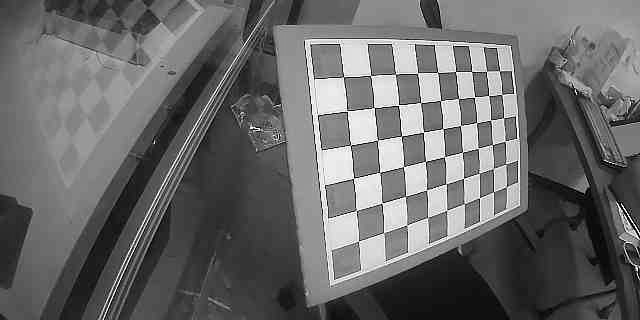
#> input picture camera_package/camera_package/user_interface/camera_images/0.jpg, 640 x 320 px; its folder holds only this picture in this run
$ python camera_calibration.py
#> lines starting #> are read from the running program, lines starting #| are printed output that depends on the picture; after the words box and inside, x2 and y2 are one past the last pixel; in counts of white or black regions, pixels touching at a corner belong together; long printed decimals are rounded
import cv2
import numpy as np
import os
import glob
# 체커보드의 차원 정의
CHECKERBOARD = (6,9) # 체커보드 행과 열당 내부 코너 수
criteria = (cv2.TERM_CRITERIA_EPS + cv2.TERM_CRITERIA_MAX_ITER, 30, 0.001)
# 각 체커보드 이미지에 대한 3D 점 벡터를 저장할 벡터 생성
objpoints = []
# 각 체커보드 이미지에 대한 2D 점 벡터를 저장할 벡터 생성
imgpoints = []
# 3D 점의 세계 좌표 정의
objp = np.zeros((1, CHECKERBOARD[0] * CHECKERBOARD[1], 3), np.float32)
objp[0,:,:2] = np.mgrid[0:CHECKERBOARD[0], 0:CHECKERBOARD[1]].T.reshape(-1, 2)
prev_img_shape = None
# 주어진 디렉터리에 저장된 개별 이미지의 경로 추출
images = glob.glob('./camera_images/*.jpg')
for fname in images:
    print(fname)
    img = cv2.imread(fname)
#> img is the input picture: shape (320, 640, 3); min 0, max 255, mean 104
    # 그레이 스케일로 변환
    gray = cv2.cvtColor(img,cv2.COLOR_BGR2GRAY)
    # 체커보드 코너 찾기
    # 이미지에서 원하는 개수의 코너가 발견되면 ret = true
    ret, corners = cv2.findChessboardCorners(gray,
                                             CHECKERBOARD,
                                             cv2.CALIB_CB_ADAPTIVE_THRESH + cv2.CALIB_CB_FAST_CHECK + cv2.CALIB_CB_NORMALIZE_IMAGE)
#> ret = True; corners = 54 rows, first 8: [359, 243.5], [356.5, 210.4], [353.6, 178.3], [350.2, 145.5], [347.4, 111.3], [343.5, 76.82], [383.4, 232.7], [381.9, 202.9]
    # 원하는 개수의 코너가 감지되면,
    # 픽셀 좌표 미세조정 -> 체커보드 이미지 표시
    if ret == True:
        objpoints.append(objp)
        # 주어진 2D 점에 대한 픽셀 좌표 미세조정
        corners2 = cv2.cornerSubPix(gray, corners, (11,11),(-1,-1), criteria)
#> corners2 = 54 rows, first 8: [358.5, 241.3], [355.5, 210.7], [353.7, 178.4], [350.4, 145.3], [346.6, 111.3], [343.3, 76.82], [383.5, 232.7], [381.7, 203.5]
        imgpoints.append(corners2)
        # 코너 그리기 및 표시
        img = cv2.drawChessboardCorners(img, CHECKERBOARD, corners2, ret)
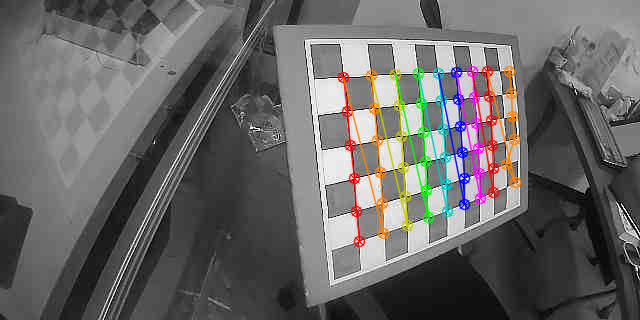
#> img: shape (320, 640, 3); 5.28% of pixels changed, all inside (x1, y1, x2, y2) = (337, 65, 522, 248)
    cv2.imshow('img',img)
    cv2.waitKey(0)

cv2.destroyAllWindows()
h,w = img.shape[:2] # 320, 640
#> h = 320; w = 640
# 알려진 3D 점(objpoints) 값과 감지된 코너의 해당 픽셀 좌표(imgpoints) 전달, 카메라 캘리브레이션 수행
print("Calibrating...")
ret, mtx, dist, rvecs, tvecs = cv2.calibrateCamera(objpoints, imgpoints, gray.shape[::-1], None, None)
#> ret = 1.59; mtx = [[538.4, 0, 282.5], [0, 558.8, 156.7], [0, 0, 1]]; dist = [[-1.49, -6.08, -0.0301, 0.19, 30.14]]; rvecs = ([0.456, -0.322, -1.67],); tvecs = ([2.33, 2.63, 17.07],)

print("ret")
print(ret)
#| 1.590

print("mtx")
print(mtx)
#| [[538.379   0.         282.482]
#|  [  0.         558.839 156.661]
#|  [  0.           0.           1.        ]]

print("dist")
print(dist)
#| [[-1.49199655e+00 -6.07970945e+00 -3.00536982e-02  1.89952229e-01
#|    3.01381579e+01]]

# [5 lines of commented-out code are left out]

$ run again, on camera_package/camera_package/user_interface/camera_images/12.jpg
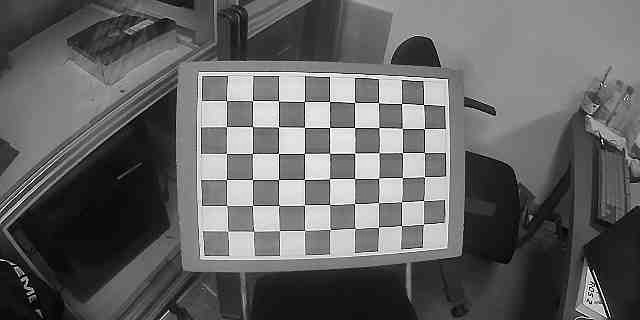
#> input picture camera_package/camera_package/user_interface/camera_images/12.jpg, 640 x 320 px
#> img is the input picture: shape (320, 640, 3); min 0, max 255, mean 99
#> `ret, corners = cv2.findChessboardCorners(gray, CHECKERBOARD, cv2.CALIB..`: ret = True; corners = 54 rows, first 8: [227.8, 231.5], [226.8, 205.4], [226.3, 179.5], [226.4, 153.3], [226.4, 126.8], [226.7, 100.8], [253.7, 231.3], [252.5, 205.4]
#> corners2 = 54 rows, first 8: [227.6, 231.1], [226.7, 205.5], [226.4, 179.5], [226.5, 153.4], [226.5, 126.6], [226.6, 100.6], [253.6, 231.2], [252.5, 205.5]
#> `img = cv2.drawChessboardCorners(img, CHECKERBOARD, corners2, ret)`:
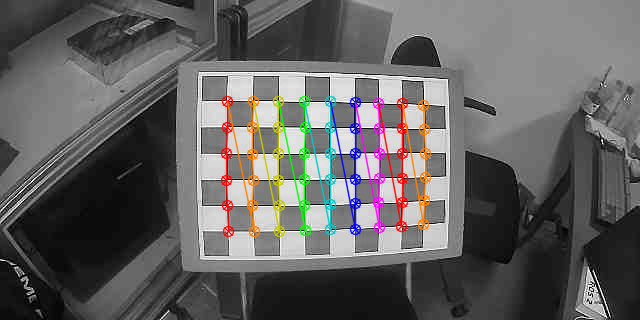
#> img: shape (320, 640, 3); 5.11% of pixels changed, all inside (x1, y1, x2, y2) = (220, 95, 432, 238)
#> `ret, mtx, dist, rvecs, tvecs = cv2.calibrateCamera(objpoints, imgpoint..`: ret = 0.267; mtx = [[242, 0, 297.9], [0, 243.4, 147.9], [0, 0, 1]]; dist = [[-0.086, -0.11, -0.00645, 0.0153, 0.0638]]; rvecs = ([0.0724, -0.1, -1.57],); tvecs = ([-2.73, 3.2, 8.98],)
#| 0.2666
#| [[241.987    0.         297.927 ]
#|  [  0.         243.389 147.866]
#|  [  0.           0.           1.        ]]
#| [[-0.08598 -0.1096 -0.006454  0.01531  0.06385]]

$ run again, on camera_package/camera_package/user_interface/camera_images/13.jpg
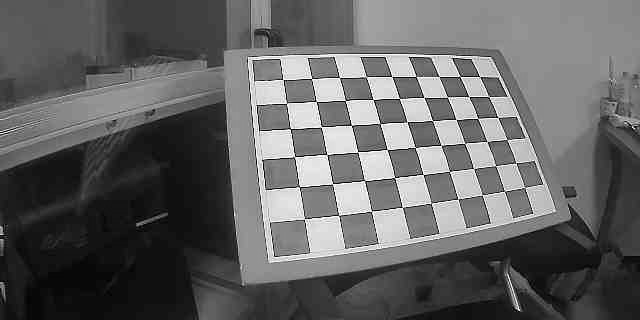
#> input picture camera_package/camera_package/user_interface/camera_images/13.jpg, 640 x 320 px
#> img is the input picture: shape (320, 640, 3); min 0, max 255, mean 98.8
#> `ret, corners = cv2.findChessboardCorners(gray, CHECKERBOARD, cv2.CALIB..`: ret = True; corners = 54 rows, first 8: [304.3, 219.1], [299.6, 186.8], [294.4, 156.4], [290.5, 128.8], [286.5, 103.4], [282.7, 79.58], [338.4, 215.5], [332.6, 183.6]
#> corners2 = 54 rows, first 8: [304.7, 219.1], [299.4, 187], [294.8, 157.1], [290.3, 128.6], [286.4, 103.3], [282.7, 79.4], [338.5, 215.2], [332.7, 184.2]
#> `img = cv2.drawChessboardCorners(img, CHECKERBOARD, corners2, ret)`:
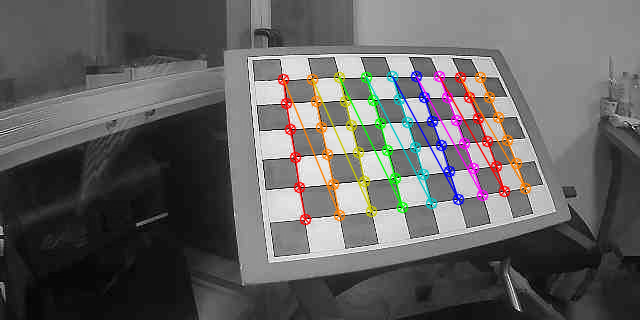
#> img: shape (320, 640, 3); 5.17% of pixels changed, all inside (x1, y1, x2, y2) = (277, 70, 532, 226)
#> `ret, mtx, dist, rvecs, tvecs = cv2.calibrateCamera(objpoints, imgpoint..`: ret = 0.238; mtx = [[352.2, 0, 310.5], [0, 340.8, 156], [0, 0, 1]]; dist = [[-0.24, -0.0406, -0.00612, 0.00576, 0.128]]; rvecs = ([-0.199, -0.484, -1.66],); tvecs = ([-0.171, 1.84, 9.79],)
#| 0.2385
#| [[352.196   0.         310.527]
#|  [  0.         340.778 155.973]
#|  [  0.           0.           1.        ]]
#| [[-0.2403 -0.04061  -0.006119  0.005758  0.1284]]

$ run again, on camera_package/camera_package/user_interface/camera_images/14.jpg
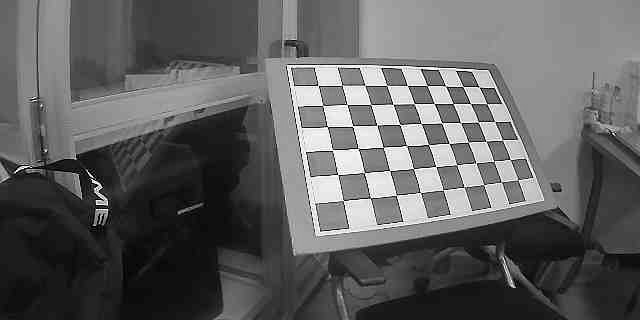
#> input picture camera_package/camera_package/user_interface/camera_images/14.jpg, 640 x 320 px
#> img is the input picture: shape (320, 640, 3); min 0, max 255, mean 95.6
#> `ret, corners = cv2.findChessboardCorners(gray, CHECKERBOARD, cv2.CALIB..`: ret = True; corners = 54 rows, first 8: [343.5, 200.6], [337.9, 174.6], [332.5, 150], [327.5, 126.7], [322.5, 105.2], [318, 85.48], [370.5, 198.1], [364.6, 172.8]
#> corners2 = 54 rows, first 8: [343.4, 200.7], [337.5, 174.4], [332.4, 150.2], [327.2, 126.5], [322.7, 105.6], [318.1, 85.35], [370.4, 197.7], [364.2, 172.7]
#> `img = cv2.drawChessboardCorners(img, CHECKERBOARD, corners2, ret)`:
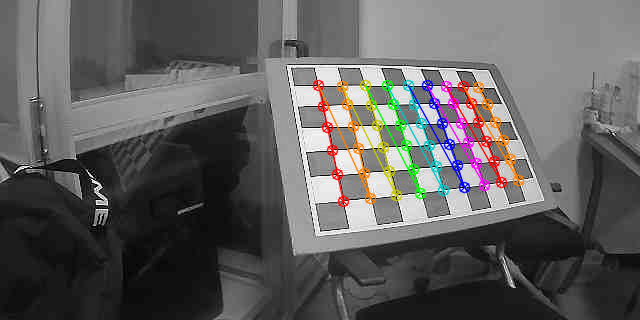
#> img: shape (320, 640, 3); 4.58% of pixels changed, all inside (x1, y1, x2, y2) = (312, 79, 525, 208)
#> `ret, mtx, dist, rvecs, tvecs = cv2.calibrateCamera(objpoints, imgpoint..`: ret = 0.28; mtx = [[299.4, 0, 271], [0, 256.4, 105.2], [0, 0, 1]]; dist = [[-0.139, -0.103, 0.0247, 0.0263, 0.0798]]; rvecs = ([-0.152, -0.445, -1.62],); tvecs = ([2.39, 3.71, 10.12],)
#| 0.2804
#| [[299.422   0.         271.025]
#|  [  0.         256.416 105.186]
#|  [  0.           0.           1.        ]]
#| [[-0.1389 -0.1033  0.02468  0.0263  0.07979]]

$ run again, on camera_package/camera_package/user_interface/camera_images/1.jpg
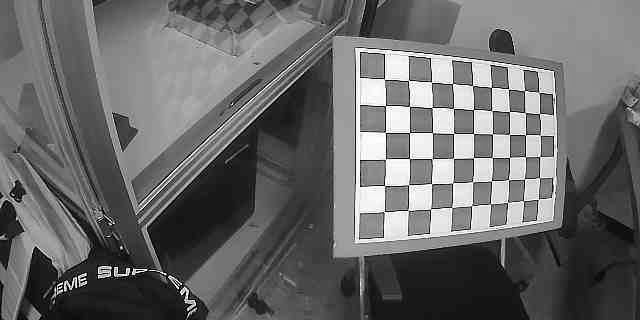
#> input picture camera_package/camera_package/user_interface/camera_images/1.jpg, 640 x 320 px
#> img is the input picture: shape (320, 640, 3); min 0, max 255, mean 104.5
#> `ret, corners = cv2.findChessboardCorners(gray, CHECKERBOARD, cv2.CALIB..`: ret = True; corners = 54 rows, first 8: [384, 211.5], [384.7, 185.5], [385.5, 159.3], [385.3, 132.4], [385.5, 105.7], [384.2, 79.18], [411, 209.5], [408.6, 184.8]
#> corners2 = 54 rows, first 8: [384.4, 211.8], [384.4, 185.5], [385.4, 159], [385.4, 132.4], [385.5, 105.6], [384.5, 79.26], [408.4, 210.5], [408.6, 184.6]
#> `img = cv2.drawChessboardCorners(img, CHECKERBOARD, corners2, ret)`:
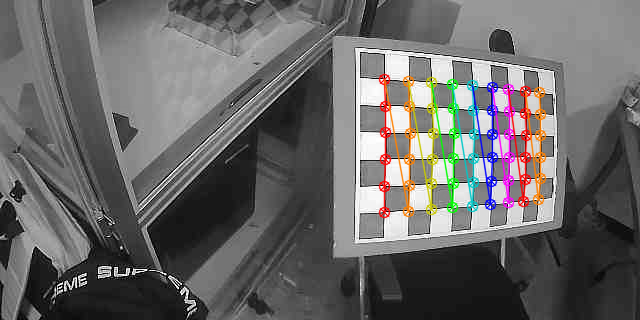
#> img: shape (320, 640, 3); 4.84% of pixels changed, all inside (x1, y1, x2, y2) = (378, 73, 547, 219)
#> `ret, mtx, dist, rvecs, tvecs = cv2.calibrateCamera(objpoints, imgpoint..`: ret = 0.295; mtx = [[1350.2, 0, 326.2], [0, 966.3, 149.6], [0, 0, 1]]; dist = [[0.456, -45.31, -0.0137, -0.162, 366.2]]; rvecs = ([0.61, -0.6, -1.48],); tvecs = ([1.59, 2.35, 35.78],)
#| 0.2952
#| [[1.35022795e+03 0.00000000e+00 3.26182650e+02]
#|  [0.00000000e+00 9.66273135e+02 1.49595364e+02]
#|  [0.00000000e+00 0.00000000e+00 1.00000000e+00]]
#| [[ 4.56095385e-01 -4.53082439e+01 -1.36821561e-02 -1.61770141e-01
#|    3.66227996e+02]]
